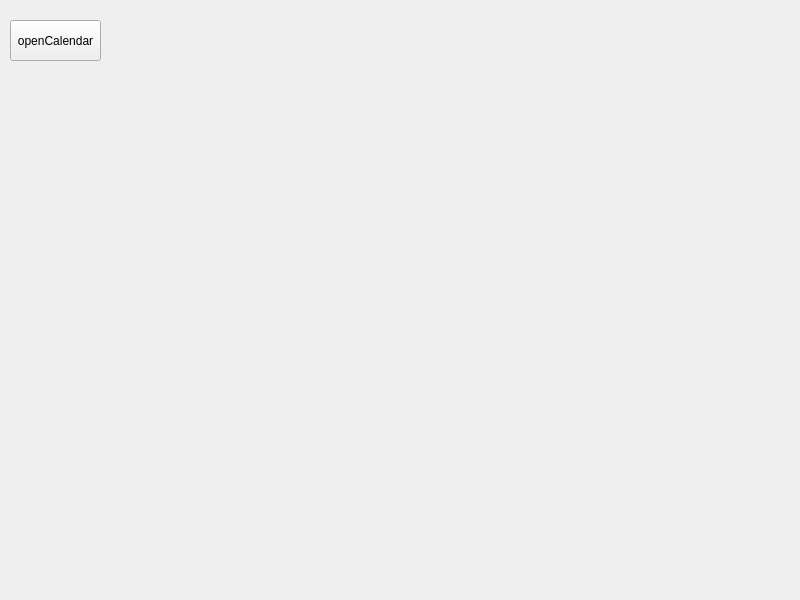
<?xml version="1.0" encoding="UTF-8"?>
<ui version="4.0">
 <class>MainWindow</class>
 <widget class="QMainWindow" name="MainWindow">
  <property name="geometry">
   <rect>
    <x>0</x>
    <y>0</y>
    <width>800</width>
    <height>600</height>
   </rect>
  </property>
  <property name="windowTitle">
   <string>MainWindow</string>
  </property>
  <widget class="QWidget" name="centralwidget">
   <widget class="QPushButton" name="openCalendar">
    <property name="geometry">
     <rect>
      <x>10</x>
      <y>20</y>
      <width>91</width>
      <height>41</height>
     </rect>
    </property>
    <property name="text">
     <string>openCalendar</string>
    </property>
   </widget>
  </widget>
 </widget>
 <resources/>
 <connections/>
</ui>
